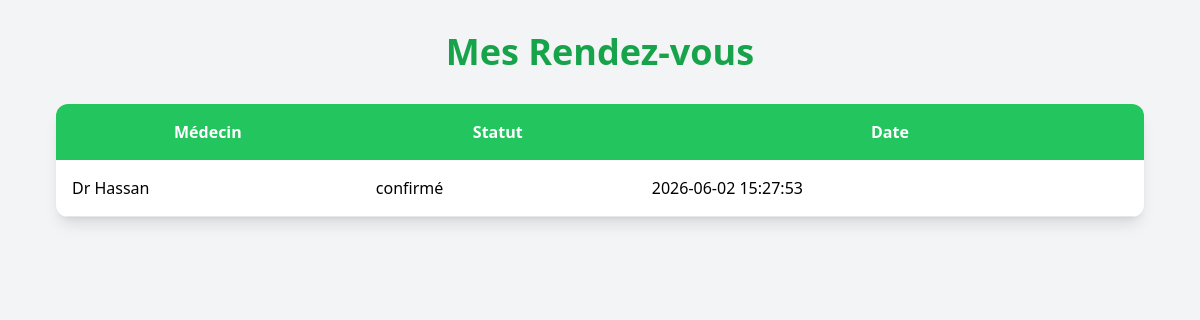
Page /templates/patient/mes-rdv.php on the earlier database version.
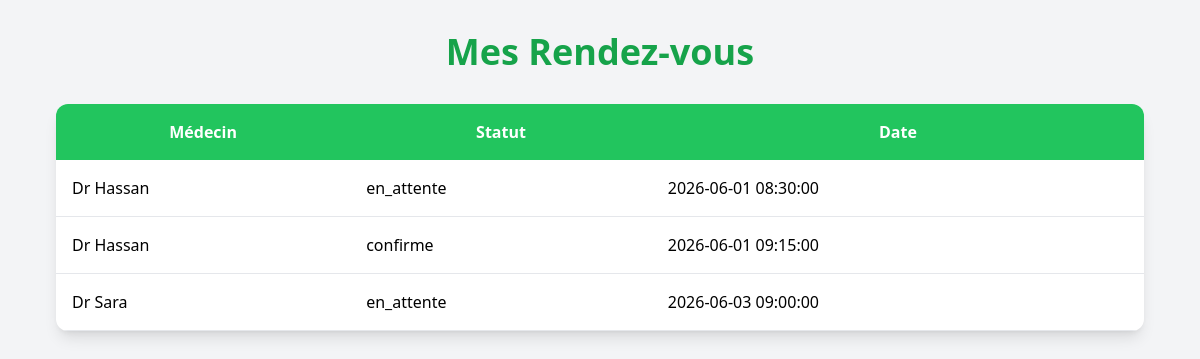
Same page on the later database version.
### tables this page shows
CREATE TABLE rendezvous (
    id INT AUTO_INCREMENT PRIMARY KEY,
    statut VARCHAR(50) DEFAULT 'en_attente',
    dateCreation DATETIME DEFAULT CURRENT_TIMESTAMP,
    patient_id INT NOT NULL,
    disponibilite_id INT NOT NULL,
    FOREIGN KEY (patient_id) REFERENCES patient(id_patient),
    FOREIGN KEY (disponibilite_id) REFERENCES disponibilite(id)
);

CREATE TABLE user (
    id INT AUTO_INCREMENT PRIMARY KEY,
    nom VARCHAR(100) NOT NULL,
    email VARCHAR(150) NOT NULL UNIQUE,
    role_id INT NOT NULL,
    FOREIGN KEY (role_id) REFERENCES role(id_role)
);

### templates/patient/mes-rdv.php (the view, shortened to what this page needs)
<?php
require '../../config/database.php';
$patientId = 1;
$sql = "
SELECT
    rendezvous.id,
    rendezvous.statut,
    rendezvous.dateCreation,
    user.nom
FROM rendezvous
JOIN disponibilite
    ON rendezvous.disponibilite_id = disponibilite.id
JOIN doctor
    ON disponibilite.id_medcin = doctor.id_doctor
JOIN user
    ON doctor.user_id = user.id
WHERE rendezvous.patient_id = ?
";
$stmt = $pdo->prepare($sql);
$stmt->execute([$patientId]);
$rdvs = $stmt->fetchAll(PDO::FETCH_ASSOC);
?>
<!DOCTYPE html>
<html>
<head>
<script src="https://cdn.tailwindcss.com"></script>
</head>
<body class="bg-gray-100">
<div class="max-w-6xl mx-auto p-8">
<h1 class="text-4xl font-bold text-center text-green-600 mb-8">
Mes Rendez-vous
</h1>
<div class="bg-white rounded-xl shadow-lg overflow-hidden">
<table class="w-full">
<thead class="bg-green-500 text-white">
<tr>
<th class="p-4">Médecin</th>
<th class="p-4">Statut</th>
<th class="p-4">Date</th>
</tr>
</thead>
<tbody>
<?php foreach($rdvs as $rdv): ?>
<tr class="border-b">
<td class="p-4">
<?= $rdv['nom']; ?>
</td>
<td class="p-4">
<?= $rdv['statut']; ?>
</td>
<td class="p-4">
<?= $rdv['dateCreation']; ?>
</td>
</tr>
<?php endforeach; ?>
</tbody>
</table>
</div>
</div>
</body>
</html>

Differences in the rows shown:
changed rendezvous (number 1 of 3 on the later page): statut "confirmé" → "en_attente"; dateCreation "2026-06-02 15:27:53" → "2026-06-01 08:30:00"
added rendezvous: user.nom "Dr Hassan", statut "confirme", dateCreation "2026-06-01 09:15:00"
added rendezvous: user.nom "Dr Sara", statut "en_attente", dateCreation "2026-06-03 09:00:00"
